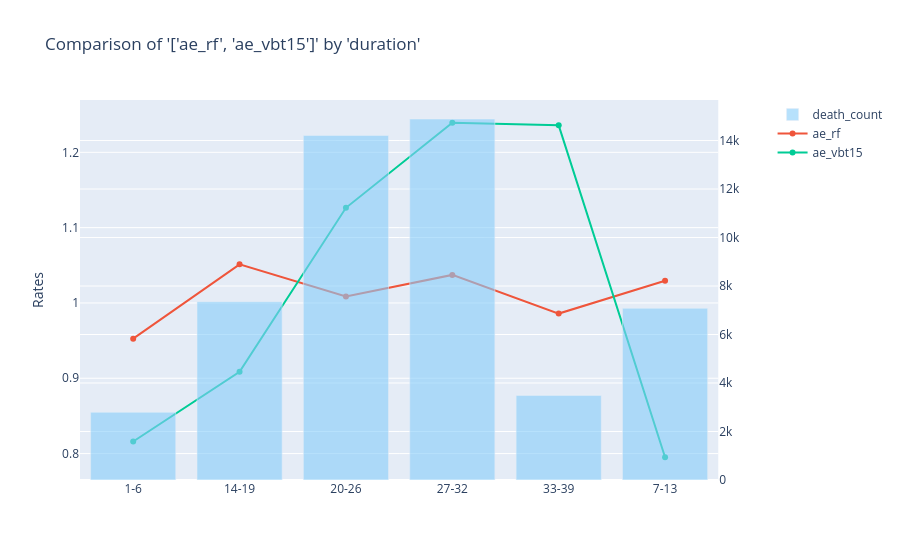

The notebook cell this image was saved under:
### Code cell
charters.compare_rates(
    df=model_data[model_data["insurance_plan"].isin(["UL", "ULSG"])],
    x_axis="duration",
    rates=["ae_rf", "ae_vbt15"],
    weights=["exp_amt_rf", "exp_amt_vbt15"],
    secondary="death_count",
    x_bins=6,
    display=True,
)

### Figure 1 — Plotly figure (JSON) as saved in the notebook; plotly's stock layout.template omitted (floating-point values rounded to 4 significant figures)
{"data": [{"marker": {"color": "rgba(135, 206, 250, 0.6)"}, "name": "death_count", "type": "bar", "x": ["1-6", "14-19", "20-26", "27-32", "33-39", "7-13"], "xaxis": "x", "y": [2793.0, 7356.0, 14210.0, 14890.0, 3487.0, 7082.0], "yaxis": "y2"}, {"mode": "lines+markers", "name": "ae_rf", "type": "scatter", "x": ["1-6", "14-19", "20-26", "27-32", "33-39", "7-13"], "xaxis": "x", "y": [0.9526, 1.051, 1.009, 1.037, 0.9859, 1.03], "yaxis": "y"}, {"mode": "lines+markers", "name": "ae_vbt15", "type": "scatter", "x": ["1-6", "14-19", "20-26", "27-32", "33-39", "7-13"], "xaxis": "x", "y": [0.816, 0.9086, 1.126, 1.239, 1.236, 0.7951], "yaxis": "y"}], "layout": {"title": {"text": "Comparison of '['ae_rf', 'ae_vbt15']' by 'duration'"}, "xaxis": {"anchor": "y", "domain": [0, 0.94]}, "yaxis": {"anchor": "x", "domain": [0, 1], "title": {"text": "Rates"}, "type": "-"}, "yaxis2": {"anchor": "x", "overlaying": "y", "side": "right"}}}
